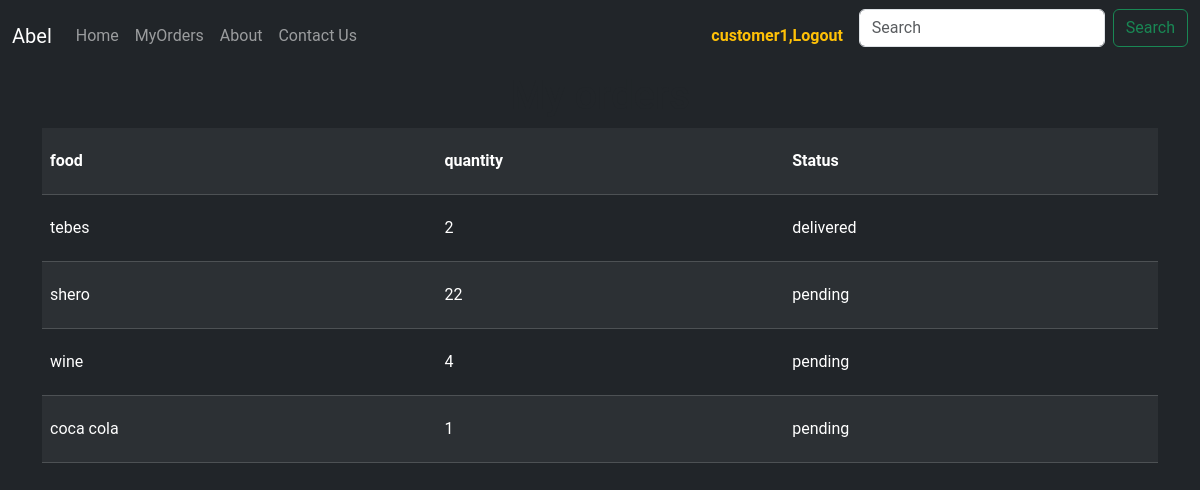
Screenshot of /my_order/ (signed in) with the database file from the repository.
### orders/models.py (models this page shows, shortened)
class OrderFood(models.Model):
        STATUS = (
            ('Pending', 'Pending'),
            ('out of delivery', 'out of delivery'),
            ('Delivered', 'Delivered'),
        )
        customer = models.ForeignKey(User, on_delete=models.CASCADE,null=True)
        food = models.ForeignKey(Food, on_delete=models.CASCADE)
        quantity = models.PositiveSmallIntegerField()
        status = models.BooleanField(default=False)
        on_road = models.BooleanField(default=False)

class Food(models.Model):
    name = models.CharField(max_length=255)
    description = models.TextField(max_length=255)
    price = models.PositiveBigIntegerField()
    ingredients = models.CharField(max_length=255)
    picture = models.ImageField(null=True)
    def __str__(self) -> str:
        return self.name

class OrderDrink(models.Model):
        STATUS = (
            ('Pending', 'Pending'),
            ('out of delivery', 'out of delivery'),
            ('Delivered', 'Delivered'),
        )
        customer = models.ForeignKey(User, on_delete=models.CASCADE, null=True)
        Drink = models.ForeignKey(Drink, on_delete=models.CASCADE)
        quantity = models.PositiveSmallIntegerField()
        status = models.BooleanField(default=False)
        on_road = models.BooleanField(default=False)

class Drink(models.Model):
    CATEGORY = (
        ('SOFT', 'SOFT DRINK'),
        ('ALCOHOL', 'ALCOHOL DRINK'),
    )
    name=models.CharField(max_length=255)
    size = models.CharField(max_length=255)
    category = models.CharField(max_length=255, choices=CATEGORY )
    picture = models.ImageField(null=True)
    def __str__(self) -> str:
        return self.name

### orders/views.py (the view)
# urls.py: path('my_order/',views.my_order, name='my_order'),
def my_order(request):
    orders = request.user.orderfood_set.all()
    orders_drink = request.user.orderdrink_set.all()
    context = {
        'orders':orders,
        'orders_drink':orders_drink
    }
    return render(request, 'orders/my_orders.html',context)

### orders/templates/orders/my_orders.html
{% extends 'base.html' %}
{% block content %}
         <h1 class="text-center">My orders</h1>
        <div class="container-lg">
            <table class="table table-xxl table table-dark table-striped table-hover p-5 caption-top">
                <tr>
                    <th>food</th>
                    <th>quantity</th>
                    <th>Status</th>
                </tr>
                {% for order in orders %}
                <tr class="p-5">
                   <td>{{order.food}}</td>
                   <td>{{order.quantity}}</td>
                   {% if order.status == True %}
                   <td>delivered</td>
                   {% else %}
                   <td>pending</td>
                   {% endif %}
                </tr>
                {% endfor%}
                {% for order in orders_drink %}
                <tr class="p-5">
                   <td>{{order.Drink}}</td>
                   <td>{{order.quantity}}</td>
                   {% if order.status == True %}
                   <td>delivered</td>
                   {% else %}
                   <td>pending</td>
                   {% endif %}
                </tr>
                {% endfor%}
            </table>
        </div>
{% endblock %}

### templates/navbar.html (shortened to what this page needs)
<nav class="navbar navbar-expand-lg navbar-dark bg-dark ">
    <div class="container-xxl">
        <a class="navbar-brand" href="#">Abel</a>
        <div class="collapse navbar-collapse " id="main-nav">
            <ul class="navbar-nav">
                <li class="nav-item">
                    <a class="nav-link" href="/">Home</a>
                </li>
                <li class="nav-item">
                    <a class="nav-link" href="{% url 'orders:my_order' %}">MyOrders</a>
                </li>
                <li class="nav-item">
                    <a class="nav-link" href="#About">About</a>
                </li>
                <li class="nav-item ">
                    <a class="nav-link" href="#contact">Contact Us</a>
                </li>
            </ul>
        </div>
        {% if request.user.is_authenticated %}
        <div class="m-3">
            <a href="{% url 'accounts:logout' %}" class="text-warning nav-link fw-bold">{{request.user}},Logout</a>
        </div>
        {% endif %}
        <form class="d-flex">
            <input class="form-control me-2" type="search" placeholder="Search" aria-label="Search">
            <button class="btn btn-outline-success" type="submit">Search</button>
        </form>
    </div>
</nav>

### assets/styles.css (style rules this page uses)
body { font-family: 'Roboto'; font-size: 16px; }
.table tr { line-height: 50px; }

### rows the page displays
OrderFood: food "tebes", quantity "2", status "delivered"
OrderFood: food "shero", quantity "22", status "pending"
OrderDrink: Drink "wine", quantity "4", status "pending"
OrderDrink: Drink "coca cola", quantity "1", status "pending"

### other values shown
{{ request.user }} "customer1"
